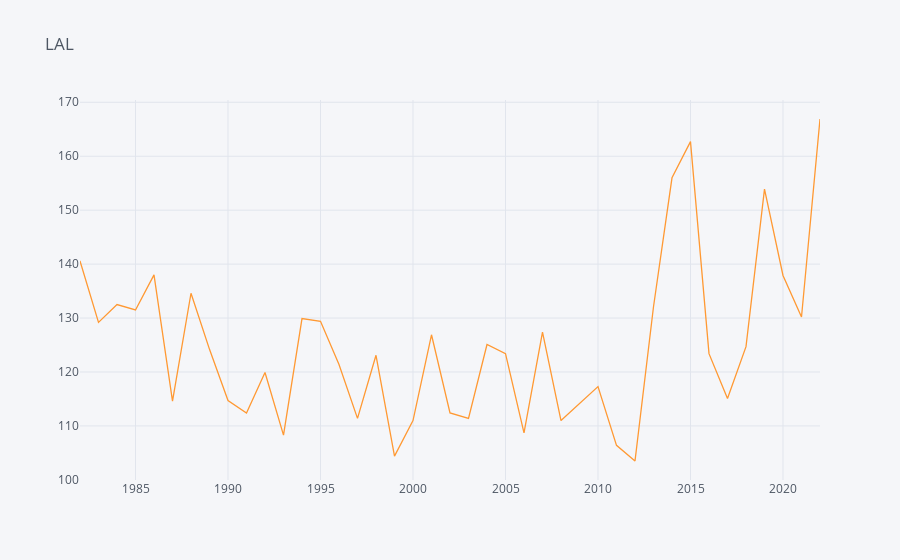
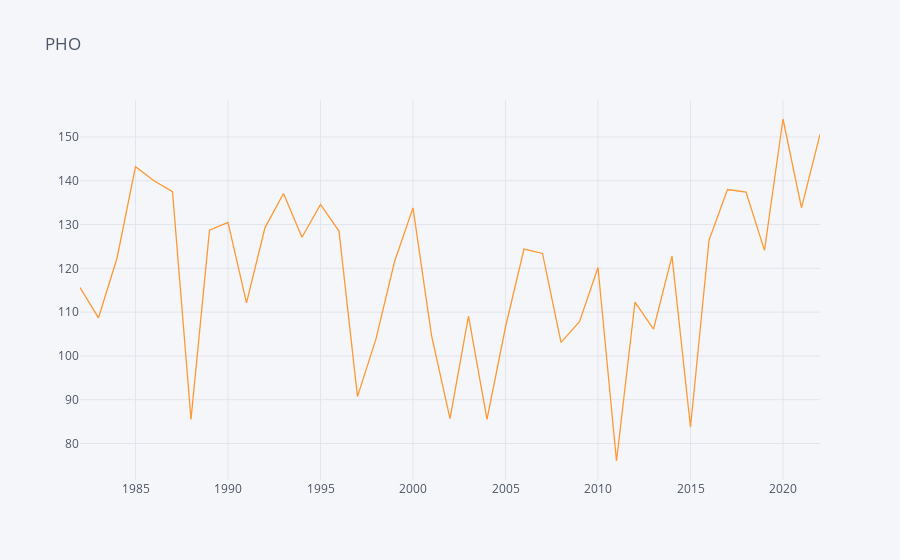
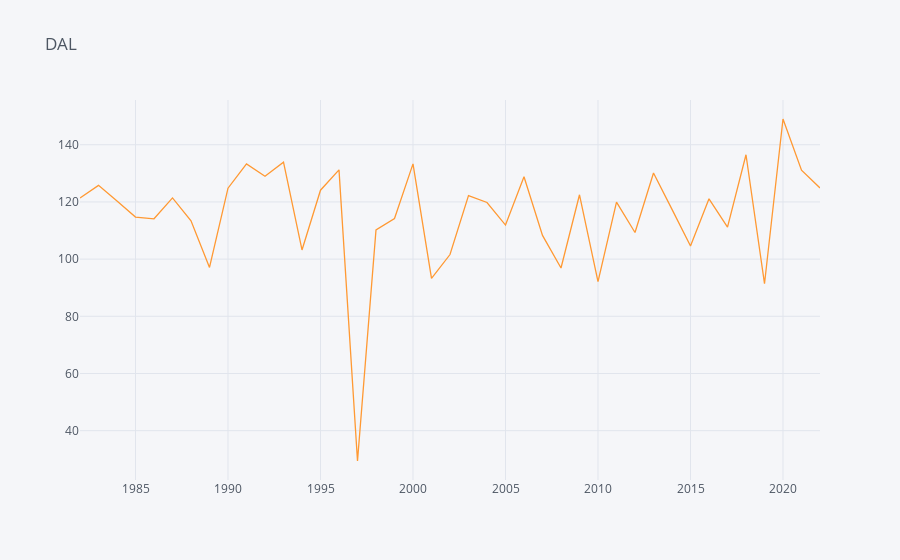
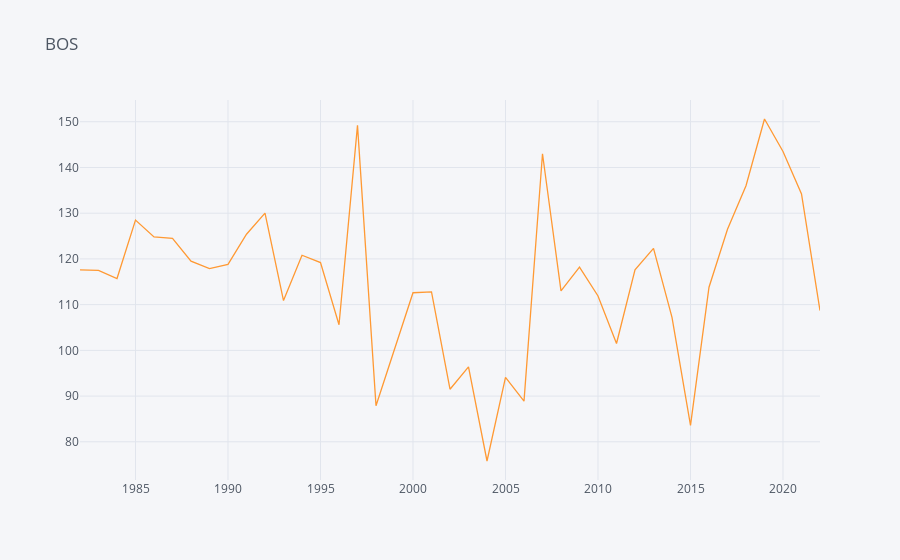

Source (notebook cell) for these figures, in order:
### Code cell
for team in teams:
  frame = df[df['team_id'] == team]
  frame = frame[['season','pts_per_g']]
  frame = frame.groupby('season')['pts_per_g'].sum()
  configure_plotly_browser_state()
  init_notebook_mode(connected=True)
  frame.iplot(title=team)

### Figure 1 — Plotly figure (JSON) as saved in the notebook; plotly's stock layout.template omitted (floating-point values rounded to 4 significant figures)
{"data": [{"line": {"color": "rgba(255, 153, 51, 1.0)", "dash": "solid", "shape": "linear", "width": 1.3}, "mode": "lines", "name": "pts_per_g", "text": "", "x": [1982, 1983, 1984, 1985, 1986, 1987, 1988, 1989, 1990, 1991, 1992, 1993, 1994, 1995, 1996, 1997, 1998, 1999, 2000, 2001, 2002, 2003, 2004, 2005, 2006, 2007, 2008, 2009, 2010, 2011, 2012, 2013, 2014, 2015, 2016, 2017, 2018, 2019, 2020, 2021, 2022], "y": [140.6, 129.2, 132.5, 131.5, 138, 114.6, 134.6, 124.2, 114.7, 112.4, 119.9, 108.3, 129.9, 129.4, 121.4, 111.4, 123.1, 104.4, 111, 126.9, 112.4, 111.4, 125.1, 123.4, 108.7, 127.4, 111, 114.2, 117.3, 106.4, 103.5, 132.1, 156, 162.7, 123.4, 115.1, 124.7, 153.9, 137.9, 130.2, 166.9], "type": "scatter"}], "layout": {"legend": {"bgcolor": "#F5F6F9", "font": {"color": "#4D5663"}}, "paper_bgcolor": "#F5F6F9", "plot_bgcolor": "#F5F6F9", "title": {"font": {"color": "#4D5663"}, "text": "LAL"}, "xaxis": {"gridcolor": "#E1E5ED", "showgrid": true, "tickfont": {"color": "#4D5663"}, "title": {"font": {"color": "#4D5663"}, "text": ""}, "zerolinecolor": "#E1E5ED"}, "yaxis": {"gridcolor": "#E1E5ED", "showgrid": true, "tickfont": {"color": "#4D5663"}, "title": {"font": {"color": "#4D5663"}, "text": ""}, "zerolinecolor": "#E1E5ED"}}}

### Figure 2 — Plotly figure (JSON) as saved in the notebook; plotly's stock layout.template omitted (floating-point values rounded to 4 significant figures)
{"data": [{"line": {"color": "rgba(255, 153, 51, 1.0)", "dash": "solid", "shape": "linear", "width": 1.3}, "mode": "lines", "name": "pts_per_g", "text": "", "x": [1982, 1983, 1984, 1985, 1986, 1987, 1988, 1989, 1990, 1991, 1992, 1993, 1994, 1995, 1996, 1997, 1998, 1999, 2000, 2001, 2002, 2003, 2004, 2005, 2006, 2007, 2008, 2009, 2010, 2011, 2012, 2013, 2014, 2015, 2016, 2017, 2018, 2019, 2020, 2021, 2022], "y": [115.6, 108.7, 122.3, 143.2, 140, 137.5, 85.5, 128.7, 130.5, 112.1, 129.3, 137.1, 127.1, 134.6, 128.5, 90.7, 103.9, 121.5, 133.8, 104.7, 85.7, 109.1, 85.5, 106.6, 124.4, 123.4, 103.1, 107.8, 120.2, 76, 112.3, 106.1, 122.8, 83.7, 126.4, 138, 137.4, 124.1, 154.1, 133.8, 150.6], "type": "scatter"}], "layout": {"legend": {"bgcolor": "#F5F6F9", "font": {"color": "#4D5663"}}, "paper_bgcolor": "#F5F6F9", "plot_bgcolor": "#F5F6F9", "title": {"font": {"color": "#4D5663"}, "text": "PHO"}, "xaxis": {"gridcolor": "#E1E5ED", "showgrid": true, "tickfont": {"color": "#4D5663"}, "title": {"font": {"color": "#4D5663"}, "text": ""}, "zerolinecolor": "#E1E5ED"}, "yaxis": {"gridcolor": "#E1E5ED", "showgrid": true, "tickfont": {"color": "#4D5663"}, "title": {"font": {"color": "#4D5663"}, "text": ""}, "zerolinecolor": "#E1E5ED"}}}

### Figure 3 — Plotly figure (JSON) as saved in the notebook; plotly's stock layout.template omitted (floating-point values rounded to 4 significant figures)
{"data": [{"line": {"color": "rgba(255, 153, 51, 1.0)", "dash": "solid", "shape": "linear", "width": 1.3}, "mode": "lines", "name": "pts_per_g", "text": "", "x": [1982, 1983, 1984, 1985, 1986, 1987, 1988, 1989, 1990, 1991, 1992, 1993, 1994, 1995, 1996, 1997, 1998, 1999, 2000, 2001, 2002, 2003, 2004, 2005, 2006, 2007, 2008, 2009, 2010, 2011, 2012, 2013, 2014, 2015, 2016, 2017, 2018, 2019, 2020, 2021, 2022], "y": [121.4, 125.8, 120.3, 114.7, 114.1, 121.4, 113.4, 97.1, 124.8, 133.3, 129, 133.9, 103.2, 124.1, 131.2, 29.4, 110.2, 114.2, 133.3, 93.3, 101.6, 122.2, 119.8, 111.9, 128.8, 108.3, 96.9, 122.5, 92.1, 119.9, 109.3, 130.1, 117.4, 104.6, 121.1, 111.2, 136.5, 91.4, 149, 131.1, 124.9], "type": "scatter"}], "layout": {"legend": {"bgcolor": "#F5F6F9", "font": {"color": "#4D5663"}}, "paper_bgcolor": "#F5F6F9", "plot_bgcolor": "#F5F6F9", "title": {"font": {"color": "#4D5663"}, "text": "DAL"}, "xaxis": {"gridcolor": "#E1E5ED", "showgrid": true, "tickfont": {"color": "#4D5663"}, "title": {"font": {"color": "#4D5663"}, "text": ""}, "zerolinecolor": "#E1E5ED"}, "yaxis": {"gridcolor": "#E1E5ED", "showgrid": true, "tickfont": {"color": "#4D5663"}, "title": {"font": {"color": "#4D5663"}, "text": ""}, "zerolinecolor": "#E1E5ED"}}}

### Figure 4 — Plotly figure (JSON) as saved in the notebook; plotly's stock layout.template omitted (floating-point values rounded to 4 significant figures)
{"data": [{"line": {"color": "rgba(255, 153, 51, 1.0)", "dash": "solid", "shape": "linear", "width": 1.3}, "mode": "lines", "name": "pts_per_g", "text": "", "x": [1982, 1983, 1984, 1985, 1986, 1987, 1988, 1989, 1990, 1991, 1992, 1993, 1994, 1995, 1996, 1997, 1998, 1999, 2000, 2001, 2002, 2003, 2004, 2005, 2006, 2007, 2008, 2009, 2010, 2011, 2012, 2013, 2014, 2015, 2016, 2017, 2018, 2019, 2020, 2021, 2022], "y": [117.6, 117.5, 115.7, 128.5, 124.8, 124.5, 119.5, 117.9, 118.8, 125.4, 130, 110.9, 120.8, 119.2, 105.6, 149.2, 87.9, 100.5, 112.6, 112.8, 91.5, 96.4, 75.8, 94.1, 88.9, 143, 113, 118.2, 111.9, 101.5, 117.6, 122.3, 107.2, 83.6, 113.8, 126.5, 136, 150.6, 143.5, 134.2, 108.7], "type": "scatter"}], "layout": {"legend": {"bgcolor": "#F5F6F9", "font": {"color": "#4D5663"}}, "paper_bgcolor": "#F5F6F9", "plot_bgcolor": "#F5F6F9", "title": {"font": {"color": "#4D5663"}, "text": "BOS"}, "xaxis": {"gridcolor": "#E1E5ED", "showgrid": true, "tickfont": {"color": "#4D5663"}, "title": {"font": {"color": "#4D5663"}, "text": ""}, "zerolinecolor": "#E1E5ED"}, "yaxis": {"gridcolor": "#E1E5ED", "showgrid": true, "tickfont": {"color": "#4D5663"}, "title": {"font": {"color": "#4D5663"}, "text": ""}, "zerolinecolor": "#E1E5ED"}}}
